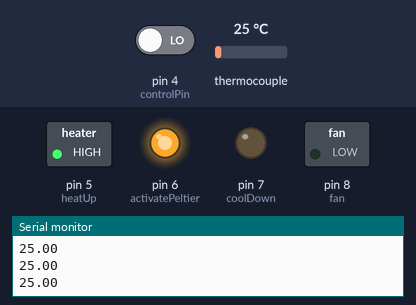
Simulated run of this sketch. Board: Arduino Uno, built with avr-gcc and run on an emulated ATmega328P. Shown: switched loads named in the sketch (green lamp = pin HIGH), output pins drawn as LEDs (lit = HIGH), the last lines printed to the serial monitor. The test bench sets the inputs (shaded band); at power-on: thermocouple 25 °C, pin 4 (controlPin) LOW.

Above: at 1.2 s.
1.3 s: thermocouple set to 75 °C
At 2.3 s:
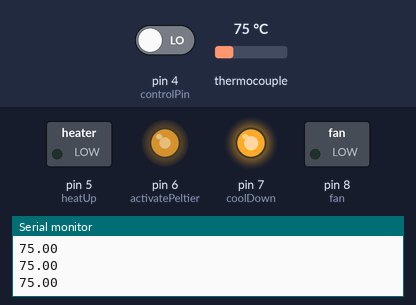
2.8 s: pin 4 (controlPin) driven HIGH
At 3.9 s:
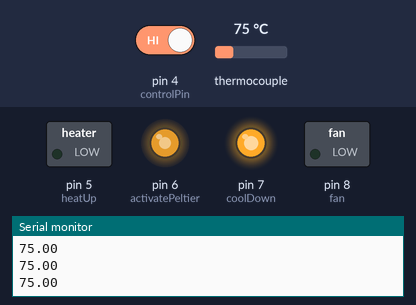
4.3 s: thermocouple set to 6 °C
At 4.9 s:
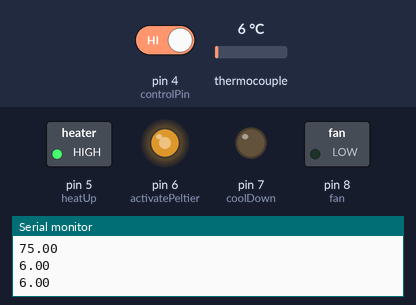
5.8 s: pin 4 (controlPin) driven LOW
At 6.5 s:
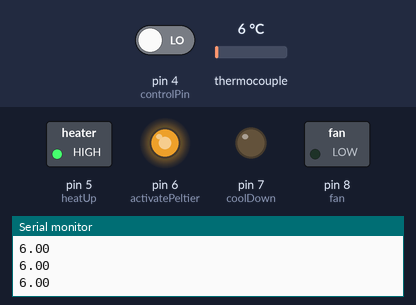
7.3 s: thermocouple set to 150 °C
At 8.5 s:
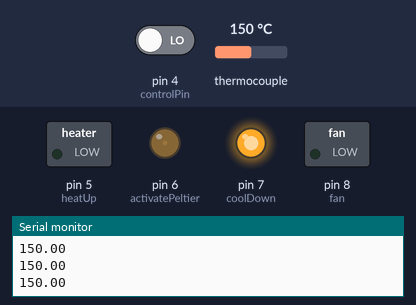
8.8 s: pin 4 (controlPin) driven HIGH
At 10.2 s:
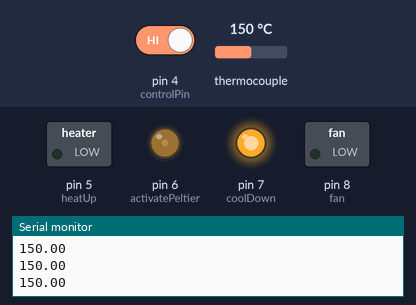
Timing chart, 0 to 11.3 s (numbered marks = the images above; inputs shaded):
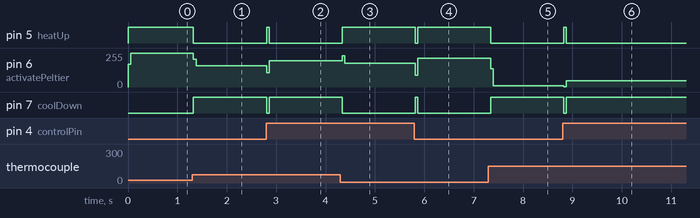

The sketch:

ONR_Temperature_Peltier_manual.ino
```cpp
#include <Adafruit_MAX31856.h>

// Use software SPI: CS, DI, DO, CLK
Adafruit_MAX31856 max = Adafruit_MAX31856(9,10, 11, 12);
// use hardware SPI, just pass in the CS pin
//Adafruit_MAX31856 max = Adafruit_MAX31856(10);
//char force;
const int controlPin  =  4;
const int heatUp  =  5;
const int activatePeltier  =  6;//enable pin
const int coolDown  =  7;
const int fan  =  8;
//==========================================================
void setup() {
  Serial.begin(115200);
  //Serial.println("MAX31856 thermocouple test");

  max.begin();

  max.setThermocoupleType(MAX31856_TCTYPE_K);
pinMode(controlPin,INPUT);//direction pin
pinMode(heatUp,OUTPUT);//direction pin
pinMode(coolDown,OUTPUT);//direction pin
pinMode(activatePeltier,OUTPUT);//enable pin
pinMode(fan,OUTPUT);//fan
}
//===========================================================
float delayTime = 50;
float minutesHigh = 10;
float timerOverflow;
int sampleRateTimer = 0;
boolean highLow = 0;
//int minutesHigh = 1;
//int minutesLow = 1;
int highTemp = 36;
int lowTemp = 28;

float setTemp = 36;
char setTemp1;
float currentTemp;
float previousTemp;
float currentError = 0;
float previousError = 0;
//float sigmaError = 0;
const int integratorLength = 30;
float sigmaError[integratorLength]={0};
float integralError =0;
float drivativeError;

float proportional = 200;
float integral = 0;
float drivative = 200;


float controlSignal = 0;
float pwmRatio;

float deltaT = 0.0;
int firstRun =1;
byte force[8];
int counter = 0;
float timer = 0;
boolean heating =  HIGH;
boolean cooling = LOW;
//===========================================================
void loop() {
//  timerOverflow = minutesHigh*60*1000/delayTime;
//  if (timer>timerOverflow && heating ==HIGH){
//    setTemp = 28;
//    heating = LOW;
//    cooling = HIGH;
//    timer = 0;
//  }
//  if (timer>timerOverflow && cooling ==HIGH){
//    setTemp = 36;
//    heating = HIGH;
//    cooling = LOW;
//    timer = 0;
//  }
  //digitalWrite(activatePeltier,LOW);
//  if (Serial.available()){
//    setTemp = Serial.parseFloat();
//    //setTemp = atof(setTemp1);
//  }
if (digitalRead(controlPin)==HIGH){
  setTemp = 45;
}
if (digitalRead(controlPin)==LOW){
  setTemp = 27;
}
  //Serial.println(setTemp);
  //setTemp = Serial.read();
  currentTemp = max.readThermocoupleTemperature();
  currentError = setTemp - currentTemp;
  //sigmaError = sigmaError+currentError*(delayTime/1000);
  sigmaError[counter] = currentError*(delayTime/1000);
  for (int i=1;i==integratorLength;i++){
    integralError = integralError+sigmaError[i];
  }

  drivativeError = (currentError - previousError)/(delayTime/1000);

  controlSignal = proportional*currentError+integral*integralError+drivative*drivativeError;
  //Serial.println(controlSignal);
//  Serial.println(currentError);
//  Serial.println(previousError);
//  //Serial.println(proportionalError);
//  Serial.println(sigmaError);
//  Serial.println(drivativeError);

  pwmRatio = map(abs(controlSignal),0,100,0,255);
 // Serial.println(pwmRatio);
  if (controlSignal > deltaT){
    digitalWrite(heatUp,HIGH);
    digitalWrite(coolDown,LOW);
    analogWrite(activatePeltier,pwmRatio);
    //digitalWrite(activatePeltier,HIGH);
  }
  if (controlSignal < -deltaT){
    digitalWrite(coolDown,HIGH);
    digitalWrite(heatUp,LOW);
    analogWrite(activatePeltier,pwmRatio);
  }
  if (currentError < deltaT && currentError > -deltaT ){
    //digitalWrite(heatUp,HIGH);
    //digitalWrite(coolDown,LOW);
    digitalWrite(activatePeltier,LOW);
    //digitalWrite(activatePeltier,HIGH);
  }
counter = counter+1;
previousError = currentError;
sampleRateTimer = sampleRateTimer+1;
if (sampleRateTimer>=5){
  Serial.println(currentTemp);
  sampleRateTimer = 0;
}
//Serial.println(setTemp);
//Serial.println(timerOverflow);

//Serial.println(pwmRatio);
delay(delayTime);
timer = timer+1;

if (counter == integratorLength-1){
  //sigmaError = 0;
  counter = 0;
}
}


//  if (highLow ==0||firstRun ==1){
//     for (int i=1;i<=minutesHigh*60;i++){
//        delay(delayTime);
//        temp = max.readThermocoupleTemperature();
//        Serial.println(temp);
//        if(temp>highTemp){
//          digitalWrite(heater,LOW);
//          digitalWrite(fan,HIGH);
//        }
//        if(temp<highTemp-deltaT){
//          digitalWrite(heater,HIGH);
//          digitalWrite(fan,LOW);
//        }
//      }
//      highLow = 1;
//      firstRun =0;
//      digitalWrite(fan,HIGH);
//   }
//
//   if (highLow ==1||firstRun ==1){
//     for (int j=1;j<=minutesLow*60;j++){
//        delay(delayTime);
//        temp = max.readThermocoupleTemperature();
//        Serial.println(temp);
//        if(temp>lowTemp){
//          digitalWrite(heater,LOW);
//          digitalWrite(fan,HIGH);
//        }
//        if(temp<lowTemp-deltaT){
//          digitalWrite(heater,HIGH);
//          digitalWrite(fan,LOW);
//        }
//     }
//   }
//    highLow = 0;
//    firstRun =0;
//    digitalWrite(fan,LOW);
//    previousError = currentError;
//    delay(delayTime);
//    Serial.println(currentTemp);
//}
```

Measured:
- after the input at 1.3 s, pin 5 (heatUp): HIGH → LOW at once; pin 6 (activatePeltier): 252/255 → 160/255 at once; pin 7 (coolDown): LOW → HIGH at once
- after the input at 2.8 s, pin 5 (heatUp): LOW → HIGH at once, → LOW 0.05 s later; pin 6 (activatePeltier): 160/255 → 196/255 at once; pin 7 (coolDown): HIGH → LOW at once, → HIGH 0.05 s later
- after the input at 4.3 s, pin 5 (heatUp): LOW → HIGH at once; pin 6 (activatePeltier): 196/255 → 178/255 at once; pin 7 (coolDown): HIGH → LOW at once
- after the input at 5.8 s, pin 5 (heatUp): HIGH → LOW at once, → HIGH 0.05 s later; pin 6 (activatePeltier): 178/255 → 214/255 at once; pin 7 (coolDown): LOW → HIGH at once, → LOW 0.05 s later
- after the input at 7.3 s, pin 5 (heatUp): HIGH → LOW at once; pin 6 (activatePeltier): 214/255 → 10/255 at once; pin 7 (coolDown): LOW → HIGH at once
- after the input at 8.8 s, pin 5 (heatUp): LOW → HIGH at once, → LOW 0.05 s later; pin 6 (activatePeltier): 10/255 → 46/255 at once; pin 7 (coolDown): HIGH → LOW at once, → HIGH 0.05 s later
